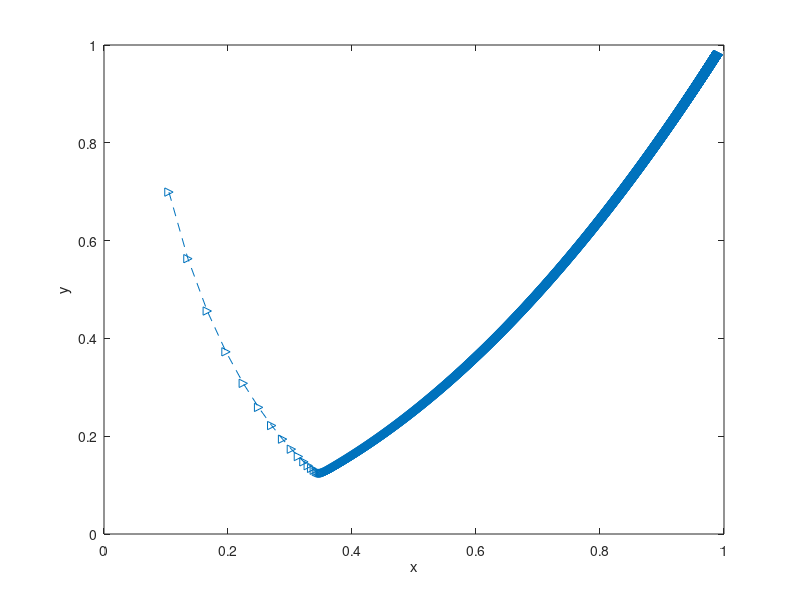
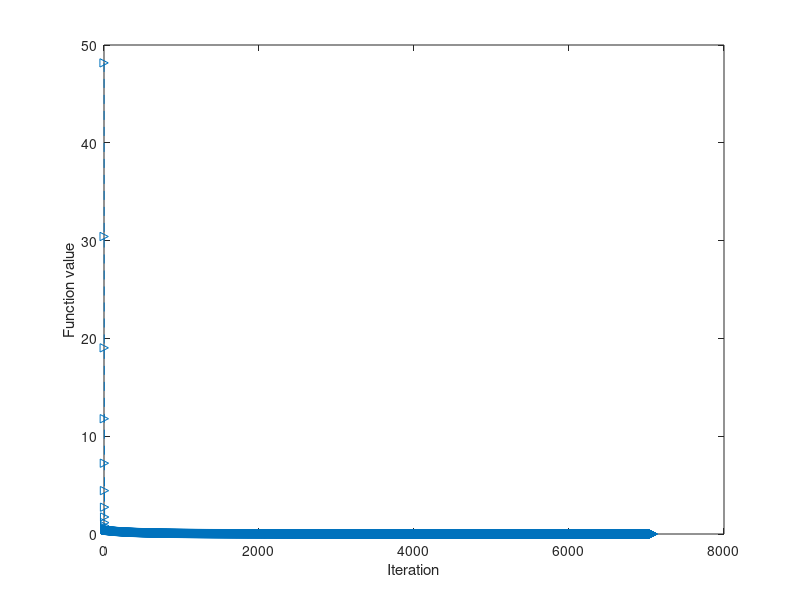

Source code (MATLAB) for these figures, in order:
%% preprocess
clc
clear

%% lr=0.001
x = rand;
y = rand;
count = 1;
lr = 0.001; %learning rate
coords_h = [x,y;]; % record x,y
cost = (1-x)^2 + 100*(y-x^2)^2;
cost_h = [cost]; % record cost

while cost >= 1e-4
    count = count + 1;
    % update weights
    x = x - lr*(2*(x-1)+400*x*(x^2-y));
    y = y - lr*(200*(y-x^2));
    % new cost
    cost = (1-x)^2 + 100*(y-x^2)^2;
    % record values
    coords_h = [coords_h;x,y;];
    cost_h = [cost_h;cost];
end

fprintf("The iteration times is %f.\n",count);
% plot
figure(1)
plot(coords_h(:,1),coords_h(:,2),'-->')
xlabel('x')
ylabel('y')

figure(2)
plot((1:count),cost_h,'-->')
xlabel('Iteration')
ylabel('Function value')

%% lr=1
x = rand;
y = rand;
count = 1;
lr = 1; %learning rate
coords_h = [x,y;]; % record x,y
cost = (1-x)^2 + 100*(y-x^2)^2;
cost_h = [cost]; % record cost

while ((cost >= 1e-4) || (count < 5))
    count = count + 1;
    % update weights
    x = x - lr*(2*(x-1)+400*x*(x^2-y));
    y = y - lr*(200*(y-x^2));
    % new cost
    cost = (1-x)^2 + 100*(y-x^2)^2;
    % record values
    coords_h = [coords_h;x,y;];
    cost_h = [cost_h;cost];
end

% plot
figure(3)
plot(coords_h(:,1),coords_h(:,2),'-->')
xlabel('x')
ylabel('y')

figure(4)
plot((1:count),cost_h,'-->')
xlabel('Iteration')
ylabel('Function value')